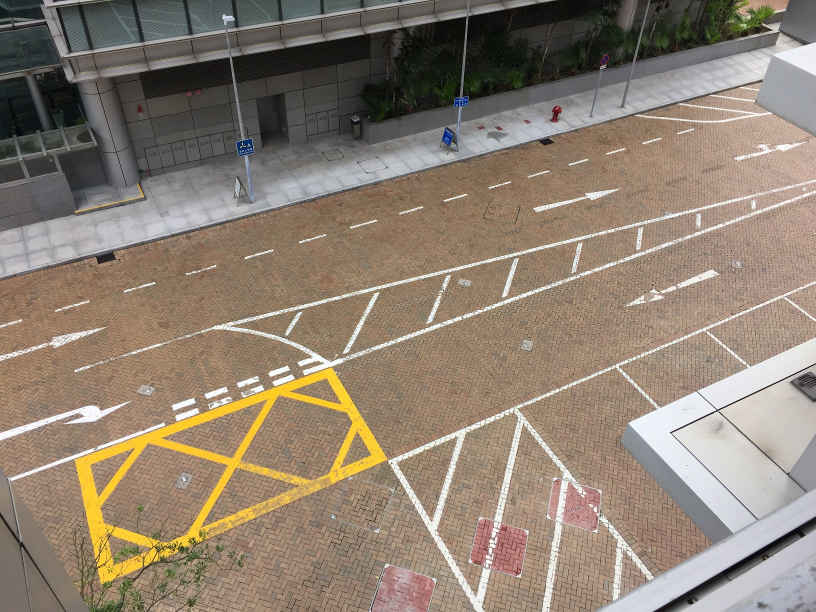
#> input picture IMG_7094_half.JPG, 1632 x 1224 px (shown at 1/2 size)
$ python matching_good_example1.py
#> lines starting #> are read from the running program, lines starting #| are printed output that depends on the picture
import numpy as np
import cv2 as cv
from matplotlib import pyplot as plt
from skimage.feature import hessian_matrix, hessian_matrix_eigvals
# [4 lines of commented-out code are left out]
img1 = cv.imread('IMG_7094_half.JPG') # trainImage
#> img1 is the input picture: shape (1224, 1632, 3); mean B, G, R 113.3, 128.6, 142.7
img2 = cv.imread('screen_1920x1080_4.png') # trainImage?
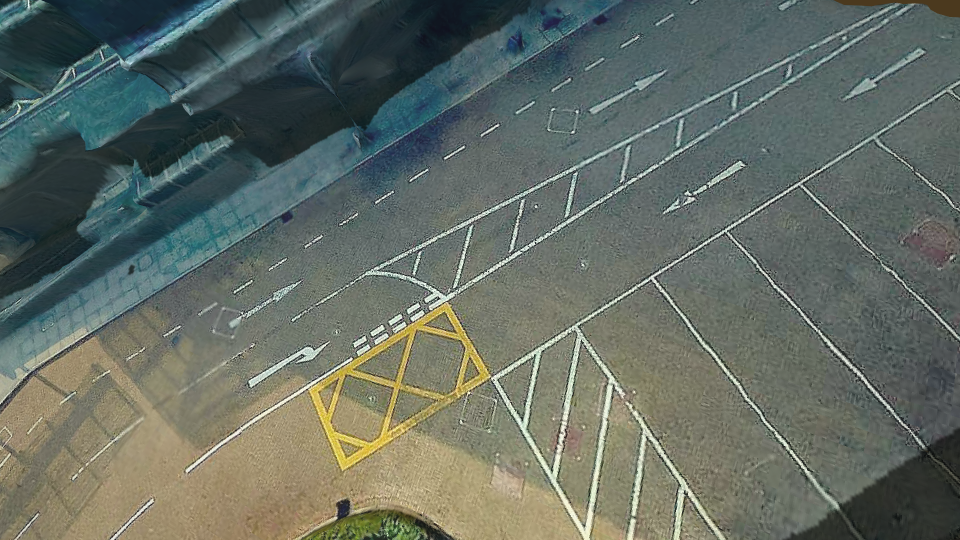
#> input picture screen_1920x1080_4.png, 1920 x 1080 px (shown at 1/2 size)
#> img2 is the input picture: shape (1080, 1920, 3); mean B, G, R 99.7, 108.3, 99.7

# [65 lines of commented-out code are left out]

scaledown=5.0
resized_img1 = cv.resize(img1, (0,0), fx=(1/scaledown), fy=(1/scaledown))
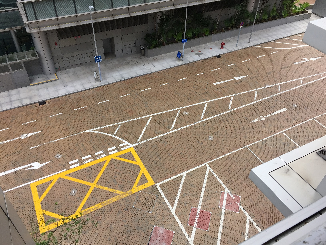
#> resized_img1: shape (245, 326, 3); mean B, G, R 113.2, 128.5, 142.6
resized_img2 = cv.resize(img2, (0,0), fx=(1/scaledown), fy=(1/scaledown))
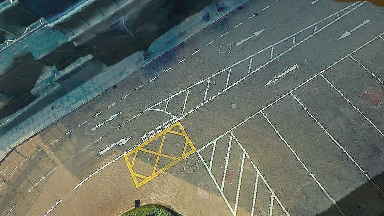
#> resized_img2: shape (216, 384, 3); mean B, G, R 99.8, 108.3, 99.7


# Initiate SIFT detector
orb = cv.ORB_create(nfeatures=2000, scaleFactor=1.1)
# find the keypoints and descriptors with SIFT
kp1 = orb.detect(resized_img1,None)
#> kp1 = 1602 keypoints; strongest (x, y, size): (157, 185, 31), (160, 186, 31), (116, 147, 31), (113, 150, 31)
kp2 = orb.detect(resized_img2,None)
#> kp2 = 1568 keypoints; strongest (x, y, size): (160, 129, 31), (156, 131, 31), (162, 129, 31), (159, 126, 31)

kp1, des1 = orb.compute(resized_img1, kp1)
kp2, des2 = orb.compute(resized_img2, kp2)

# [20 lines of commented-out code are left out]
bf = cv.BFMatcher(cv.NORM_HAMMING, crossCheck=True)

# Match descriptors.
matches = bf.match(des1,des2)
#> matches = 414 matches

# Sort them in the order of their distance.
matches = sorted(matches, key = lambda x:x.distance)

# Draw first 10 matches.
#img1p = cv.drawKeypoints(img1, kp1, None, color=(0,255,0), flags=0)
#img2p = cv.drawKeypoints(img2, kp2, None, color=(0,255,0), flags=0)
Howmany=15

# struct DrawMatchesFlags
# {
#     enum
#     {
#         DEFAULT = 0, // Output image matrix will be created (Mat::create),
#                      // i.e. existing memory of output image may be reused.
#                      // Two source images, matches, and single keypoints
#                      // will be drawn.
#                      // For each keypoint, only the center point will be
#                      // drawn (without a circle around the keypoint with the
#                      // keypoint size and orientation).
#         DRAW_OVER_OUTIMG = 1, // Output image matrix will not be
#                        // created (using Mat::create). Matches will be drawn
#                        // on existing content of output image.
#         NOT_DRAW_SINGLE_POINTS = 2, // Single keypoints will not be drawn.
#         DRAW_RICH_KEYPOINTS = 4 // For each keypoint, the circle around
#                        // keypoint with keypoint size and orientation will
#                        // be drawn.
#     };
# };
img3 = cv.drawMatches(resized_img1,kp1,resized_img2,kp2,matches[:Howmany],None, flags=2)
img4 = cv.drawMatches(resized_img1,kp1,resized_img2,kp2,matches[:Howmany],None, flags=0)
cv.imwrite("zzz3.bmp", img3)
cv.imwrite("zzz4.bmp", img4)
#cv.imwrite("onbridge.bmp", img1)
resized_frame3 = cv.resize(img3, (0,0), fx=(scaledown*0.3), fy=(scaledown*0.3))
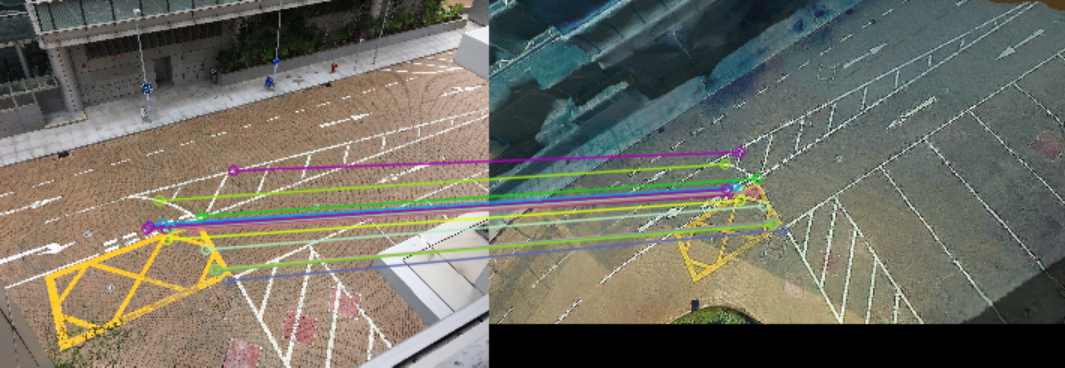
#> resized_frame3: shape (368, 1065, 3); mean B, G, R 99.5, 111, 112.4
resized_frame4 = cv.resize(img4, (0,0), fx=(scaledown*0.3), fy=(scaledown*0.3))
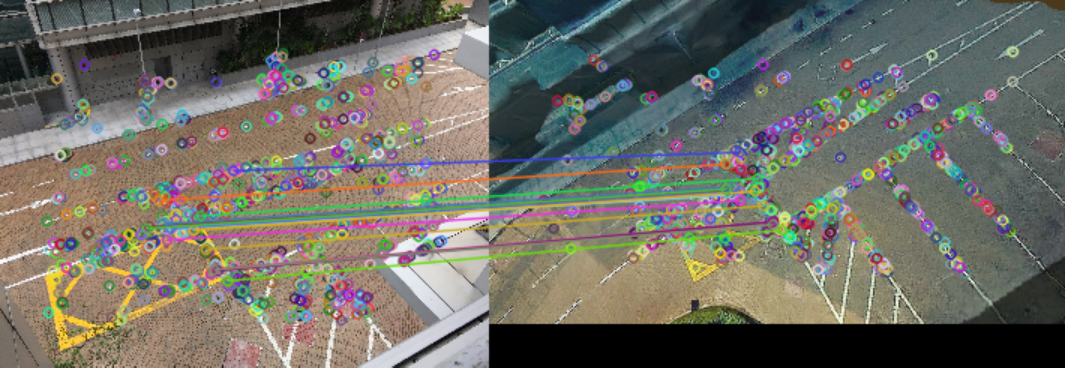
#> resized_frame4: shape (368, 1065, 3); mean B, G, R 100.1, 109.4, 110.4
comb = np.vstack((resized_frame3, resized_frame4))
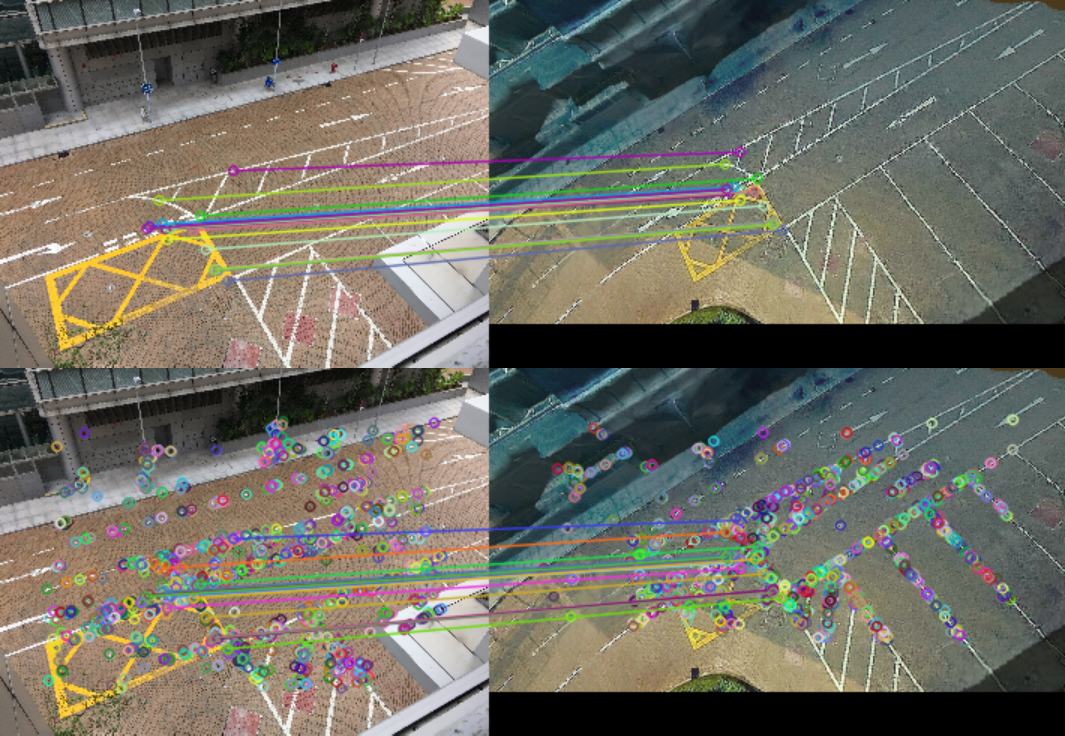
#> comb: shape (736, 1065, 3); mean B, G, R 99.8, 110.2, 111.4
cv.imwrite("zzz_comb.bmp", comb)
#plt.imshow(img3),plt.show()
#cv.namedWindow("result", cv.WND_PROP_FULLSCREEN)
#cv.setWindowProperty("result",cv.WND_PROP_FULLSCREEN,cv.WINDOW_FULLSCREEN)
cv.imshow("result", comb)


# Show the wrapped pic
matches = matches[:Howmany]
#> matches = 15 matches
ptsA = []
ptsB = []
kps1 = np.float32([kp.pt for kp in kp1])
#> kps1 = 1602 pairs, first value 31 to 294, second value 35.2 to 213
kps2 = np.float32([kp.pt for kp in kp2])
#> kps2 = 1568 pairs, first value 34.1 to 349, second value 34 to 182
matches_p = []
for m in matches:
    matches_p.append((m.trainIdx, m.queryIdx))
    ptsA.append(kps1[m.queryIdx])
    ptsB.append(kps2[m.trainIdx])
#> this loop made 15 passes
#> after the loop, matches_p = [(862, 1540), (54, 1461), (704, 733), (1012, 1510), (114, 488), (714, 1424), (816, 1430), (529, 1330), (902, 1439), (1329, 1599), (163, 741), (131, 360), (1277, 1282), (1423, 1580), (71, 523)]; ptsA = [[143.5, 178.9], [151.4, 186.8], [110.1, 152.5], [99.21, 150.6], [113.3, 151.8], [128.8, 153], [111.1, 159.4], [144.9, 180.1], [136.9, 165.9], [142.3, 179.3], [107.7, 148.8], [105.6, 133.1], [133.2, 143.5], [97.44, 152], [155.1, 113.3]]; ptsB = [[188.8, 147.6], [195, 153], [162.1, 129.5], [158.4, 126.4], [167, 127], [176.7, 127.1], [167, 133.1], [189.2, 147.4], [182.7, 136.7], [188.9, 149.3], [163, 124], [157, 109], [178.6, 118.6], [157.8, 125.6], [167, 101]]

# computing a homography requires at least 4 matches
# construct the two sets of points
# ptsA = np.float32([kp1[i] for (_, i) in matches_p])
# ptsB = np.float32([kp2[i] for (i, _) in matches_p])

# compute the homography between the two sets of points
(H, status) = cv.findHomography(np.asarray(ptsA), np.asarray(ptsB), cv.RANSAC)
#> H = [[0.649, 2.28, -53.42], [-0.55, 3.27, -155.6], [-0.00405, 0.0109, 1]]; status = [1, 1, 0, 1, 1, 1, 1, 1, 1, 1, 1, 1, 1, 1, 0]
result = cv.warpPerspective(resized_img1, H, (resized_img1.shape[1] + resized_img2.shape[1], resized_img1.shape[0]))
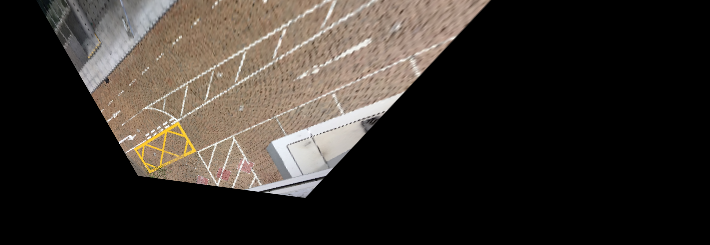
#> result: shape (245, 710, 3); mean B, G, R 42.4, 47.8, 53.5

cv.imshow("wrap", result)

cv.waitKey(0)
